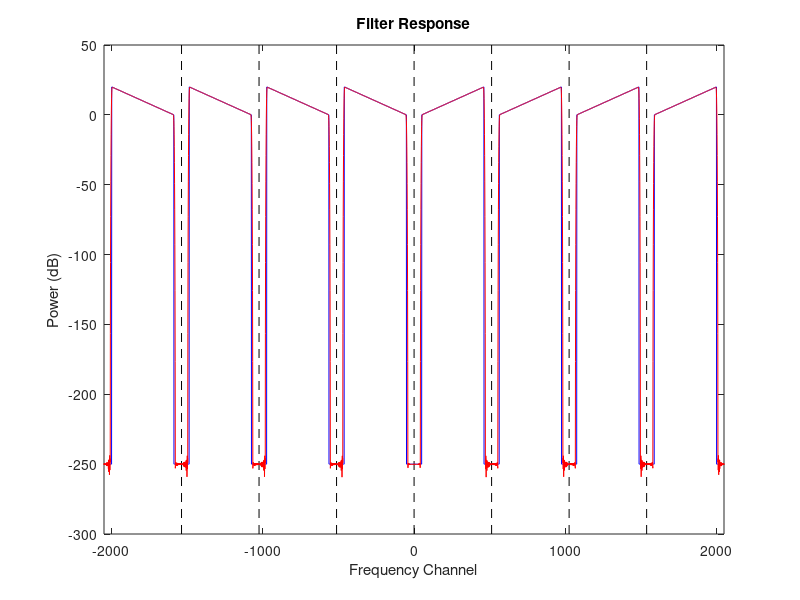
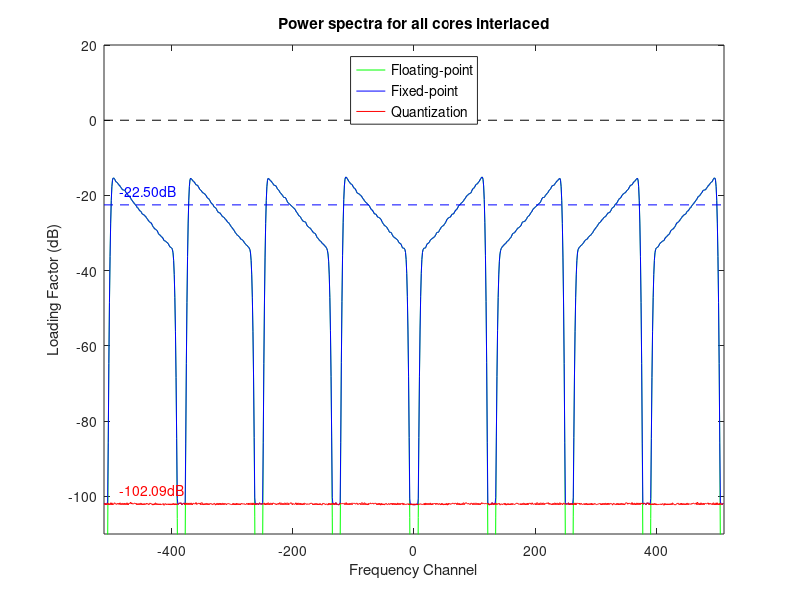
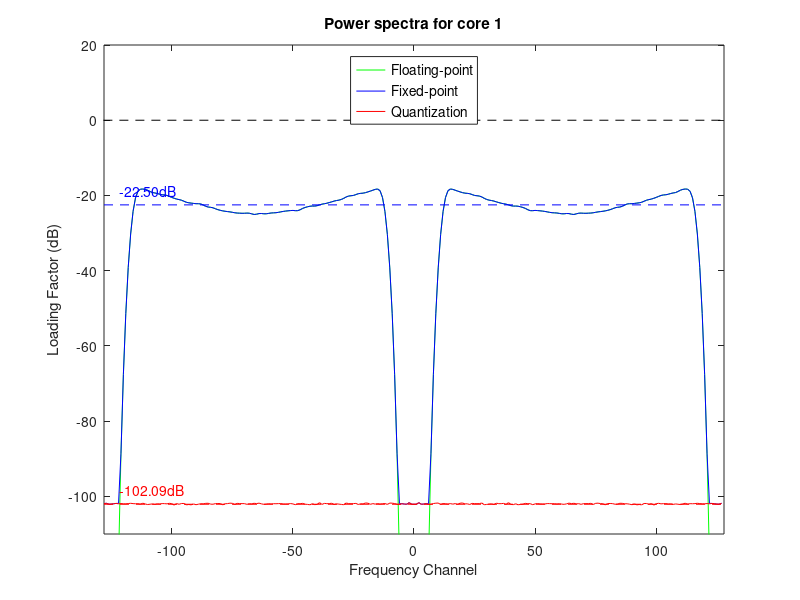
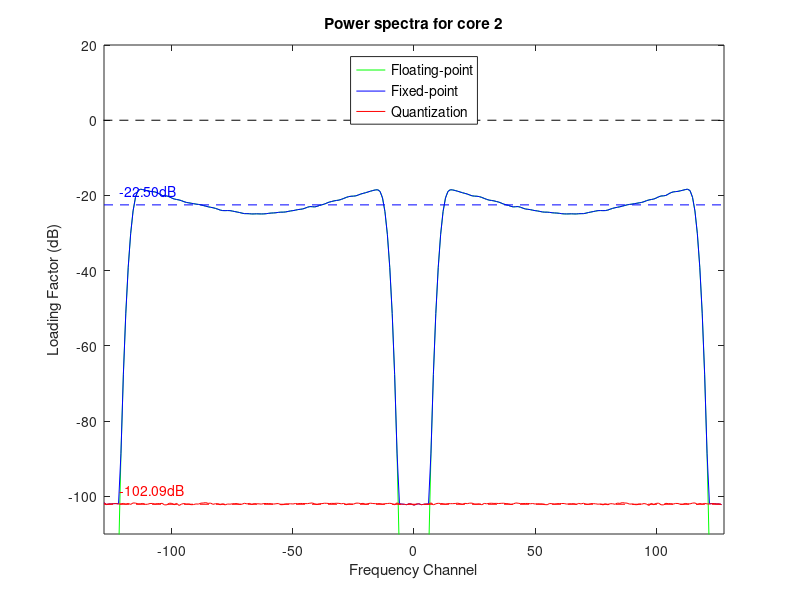

MATLAB code to generate these figures, in order:
% -----------------------------------------------------------------------------
% quad_core_adc_spectra.m
%
% 6/1/2024 D. W. Hawkins (dwh@caltech.edu)
%
% Quad core ADC spectra.
%
% This script analyzes ideal data for an ADC constructed by interlacing
% four ADC cores. Each core has matched gain, and the core clocks are
% skewed by exactly one quarter of the per core clock period.
%
% The raw ADC samples are creating by filtering real-valued Gaussian noise,
% at the interlaced sampling rate, and then decimate-by-4 to generate the
% per ADC samples.
%
% -----------------------------------------------------------------------------

% -----------------------------------------------------------------------------
% Example
% -----------------------------------------------------------------------------
%
% Example number per the github README.md description.
%
% Example   Description
% -------   -----------
%    1      Four cores measuring 4x the bandwidth of a single core
%    2      Four cores oversampling the first Nyquist zone
%    3      Four cores oversampling the second Nyquist zone
%    4      Four cores oversampling the third Nyquist zone
%    5      Four cores oversampling the forth Nyquist zone
%    6      Four cores oversampling the first and second Nyquist zone
%    7      Four cores oversampling the first and third Nyquist zone
%
example = 1;

% Generate figures for the README.md file
generate_figures = 0;

% -----------------------------------------------------------------------------
% Parameters
% -----------------------------------------------------------------------------
%
% Number of ADC cores
Nc = 4;

% Number of time samples per spectra (per core)
Nt = 1024;

% Number of estimates to incoherently average (for spectrum calculation)
Ne = 1000;

% Bit-width
Bx = 16;

% -----------------------------------------------------------------------------
% Power spectra
% -----------------------------------------------------------------------------
%
% Input noise loading factor (LF)
LF_dB = -15;

% Loading factor (normalized RMS)
LF = 10^(LF_dB/20);

% Uniform (white) or bandpass spectra?
use_bandpass = 1;

% -----------------------------------------------------------------------------
% FFT window function
% -----------------------------------------------------------------------------
%
% The frequency channel response of the FFT is sinc-like. This sinc-like
% response has such high sidelobes, that the stopband of the filtered input
% noise signal gets filled in, so you cannot see the quantization noise floor.
% This m-file windows the floating-point data and then quantizes it. This
% reduces the sidelobe response, but leaves the quantization noise floor where
% it is expected.
%

% Window function
w = kaiser(Nt+1,25);
w = w(1:Nt)';      % DFT cyclic symmetry

% Remove the conditional condition to see the unwindowed sinc
% response spectrum with the bandpass spectra
if (use_bandpass ~= 1)
	w = ones(1,Nt);
end

% Power spectrum normalization
w_cg    = mean(w);          % Coherent gain
w_ig    = sqrt(mean(w.^2)); % Incoherent gain
w_cg_dB = 20*log10(w_cg);
w_ig_dB = 20*log10(w_ig);

% -----------------------------------------------------------------------------
% Filter
% -----------------------------------------------------------------------------
%
% Create a filter passband within each ADC cores Nyquist zone.
%
% Number of coefficients in the filter
Nh = 4096;

% Filter coefficients response window
wh = kaiser(Nh,30).';

% Bandwidth per core ADC Nyquist zone
Bh = 2*round(0.8*Nh/(4*Nc));

% Slope over the band
%SdB = [0  0];
SdB = [0 20];

% -250dB out-of-band response
H_dB = -250*ones(1,Nh);

% Positive frequencies
% * Each core's Nyquist zone is Nh/(2*Nc) samples
% * Center of the first band is Nh/(4*Nc)
n_offset = Nh/(4*Nc);
n_step = Nh/(2*Nc);
n_span = [-Bh/2:Bh/2];
for n = 1:Nc,

	% Skip bands
	if (example == 2)
		if ((n==2) || (n==3) || (n==4))
			continue
		end
	elseif (example == 3)
		if ((n==1) || (n==3) || (n==4))
			continue
		end
	elseif (example == 4)
		if ((n==1) || (n==2) || (n==4))
			continue
		end
	elseif (example == 5)
		if ((n==1) || (n==2) || (n==3))
			continue
		end
	elseif (example == 6)
		if ((n==3) || (n==4))
			continue
		end
	elseif (example == 7)
		if ((n==2) || (n==4))
			continue
		end
	end

	H_dB(1+n_offset+(n-1)*n_step+n_span) = SdB(1) + [0:Bh]/Bh*(SdB(2)-SdB(1));
end

% Copy positive to negative frequencies
H_dB((Nh/2+2):Nh) = H_dB(Nh/2:-1:2);

% Regular frequency format
h_channel = [-Nh/2:Nh/2-1];
H_dB = fftshift(H_dB);

% Plot the filter ideal response
figure(1)
clf
for n = 1:2*Nc-1,
	plot(h_channel(n*n_step+1)*[1 1], [-300 50], 'k--')
	if (n == 1)
		hold on
	end
end
plot(h_channel,H_dB,'b')
xlabel('Frequency Channel')
ylabel('Power (dB)')
axis([-inf inf -inf inf])
title('Filter Response')

% Linear response
H = 10.^(H_dB/20);

% Windowed coefficients response
h = wh.*fftshift(ifft(fftshift(H)));

% Power spectra
H = fftshift(fft(fftshift(h)));
h_ig = sqrt(mean(abs(H).^2));
H_dB = 10*log10(abs(H).^2);

% Plot the filter actual response
figure(1)
plot(h_channel,H_dB,'r')

% -----------------------------------------------------------------------------
% Filtered Signal
% -----------------------------------------------------------------------------
%
fprintf('Create the input signal (filtered noise)\n');

% Random number generator
rng(1234,"twister");

% Total number of samples to filter
N = Nt*Ne + Nh;

% Real-valued noise
x = randn(1,N);

% Filter
% * comment out this filtering step to see the effect
%   of quantization on wideband noise
if (use_bandpass)
	x = filter(h,1,x);
end

% Discard the transient
x = x(Nh + [1:Nt*Ne]);

% Scale
x_std = std(x);
x     = LF*(2^(Bx-1)-1)*x/x_std;

% Apply the window function to FFT data blocks BEFORE quantization
%
% The window function has to be applied before the data is quantized,
% so that if data is passed to a fixed-point FFT, quantization does not
% occur *twice* (which raises the quantization noise floor by 6dB).
%
% The application of this window reduces the signal power by the incoherent
% gain of the window. You cannot compensate the input signal for the loss
% of this power, since increasing the amplitude causes clipping.
%
for n = 1:Ne,
	x( (n-1)*Nt + [1:Nt] ) = w.*x( (n-1)*Nt + [1:Nt] );
end

% Save a copy of the unquantized but windowed data
xf = x;

% Quantize/saturate
x = round(x);
m = find(x > 2^(Bx-1)-1);
if ~isempty(m)
	fprintf('WARNING: saturated %d samples to maximum\n', length(m));
	x(m) = 2^(Bx-1)-1;
end
m = find(x < -2^(Bx-1)+1);
if ~isempty(m)
	fprintf('WARNING: saturated %d samples to minimum\n', length(m));
	x(m) = -2^(Bx-1)+1;
end

% Quantization noise
%  x = xf + xq
xq = x - xf;

% =============================================================================
% Quad-Core ADC Spectra
% =============================================================================
%
% Calculate the spectra for all cores interlaced.
%
% -----------------------------------------------------------------------------
% Power Spectrum Calculation
% -----------------------------------------------------------------------------
%
fprintf('Calculate the power spectra\n');

Rxx = zeros(1,Nt);
Rff = zeros(1,Nt);
Rqq = zeros(1,Nt);

for n = 1:Ne,
	% MATLAB FFT
	x_est = x( (n-1)*Nt + [1:Nt] );
	X_est = fftshift(fft(x_est));
	Rxx = Rxx + abs(X_est).^2;

	% Full-precision (no quantization)
	f_est = xf( (n-1)*Nt + [1:Nt] );
	F_est = fftshift(fft(f_est));
	Rff = Rff + abs(F_est).^2;

	% Quantization noise
	q_est = xq( (n-1)*Nt + [1:Nt] );
	Q_est = fftshift(fft(q_est));
	Rqq = Rqq + abs(Q_est).^2;

	% Progress indication
	fprintf('.');
	if ( mod(n,50) == 0)
		fprintf(' %d\n', n);
	end
end
fprintf('\n')

% Normalize
%
% * Ne for the number of estimates
% * (2^(Bx-1))^2 to scale to fractional integer
% * Nt to normalize noise
%
Rxx = Rxx/(Ne*Nt*(2^(Bx-1))^2);
Rff = Rff/(Ne*Nt*(2^(Bx-1))^2);
Rqq = Rqq/(Ne*Nt*(2^(Bx-1))^2);

% dB with -200dB noise floor
Rxx_dB = 10*log10(Rxx + 10^(-20));
Rff_dB = 10*log10(Rff + 10^(-20));
Rqq_dB = 10*log10(Rqq + 10^(-20));

% -----------------------------------------------------------------
% Figures
% -----------------------------------------------------------------
%
n = [-Nt/2:Nt/2-1];

% Starting figure number
%  * change 'fignum' when comparing different simulation runs
fignum = 1;

% --------------------------
% Power Spectra
% --------------------------
%
figure(fignum+1)
clf
% 0dB axis
plot(Nt/2*[-1 1], [0 0], 'k--')
hold on

ph(1) = plot(n,Rff_dB,'g');
ph(2) = plot(n,Rxx_dB,'b');
ph(3) = plot(n,Rqq_dB,'r');

% Noise signal level
% (reduced by the window incoherent gain)
plot(Nt/2*[-1 1], [1 1]*(LF_dB+w_ig_dB), 'b--')

% Quantization noise floor
QN_dB = -6.02*Bx - 4.77;
if (use_bandpass == 1)
	% Adjust down by 1dB when the signal is not uniform bandpass
	QN_dB = QN_dB - 1;
end
plot(Nt/2*[-1 1], [1 1]*QN_dB, 'r--')

y_min = floor(QN_dB/10)*10;
axis([-Nt/2 Nt/2 y_min 20])

xlabel('Frequency Channel')
ylabel('Loading Factor (dB)')
title('Power spectra for all cores interlaced')

hl=legend(ph, ...
	'Floating-point','Fixed-point','Quantization', ...
	'Location','North','AutoUpdate','Off');
set(hl,'FontSize',10);

% Annotate the figure
%
% Input signal power
str = sprintf('%.2fdB',LF_dB+w_ig_dB);
text(0.95*(-Nt/2),LF_dB+w_ig_dB+2,str, ...
	'HorizontalAlignment','left', ...
	'VerticalAlignment','bottom', ...
	'FontSize',10, ...
	'Color','b')

% Quantization noise floor
str = sprintf('%.2fdB',QN_dB);
text(0.95*(-Nt/2),QN_dB+2,str, ...
	'HorizontalAlignment','left', ...
	'VerticalAlignment','bottom', ...
	'FontSize',10, ...
	'Color','r')

if (generate_figures)
	if (use_bandpass)
		pngname = sprintf('ex%d_bandpass_spectra.png', example);
	else
		pngname = sprintf('ex%d_uniform_spectra.png', example);
	end
	exportgraphics(gcf,pngname,'Resolution',300)
end

% =============================================================================
% Single-Core ADC Spectra
% =============================================================================
%
% -----------------------------------------------------------------------------
% Decimated samples
% -----------------------------------------------------------------------------
%
yf = zeros(Nc,Ne*Nt/Nc);
y  = zeros(Nc,Ne*Nt/Nc);
yq = zeros(Nc,Ne*Nt/Nc);
for n = 1:Nc,
	yf(n,:) = xf((n-1)+[1:Nc:Ne*Nt]);
	y(n,:)  =  x((n-1)+[1:Nc:Ne*Nt]);
	yq(n,:) = xq((n-1)+[1:Nc:Ne*Nt]);
end

% -----------------------------------------------------------------------------
% Power Spectrum Calculation
% -----------------------------------------------------------------------------
%
fprintf('Calculate the power spectra\n');

Dxx = zeros(4,Nt/Nc);
Dff = zeros(4,Nt/Nc);
Dqq = zeros(4,Nt/Nc);

for m = 1:Nc,
	for n = 1:Ne,
		% MATLAB FFT
		x_est = y(m, (n-1)*Nt/Nc + [1:Nt/Nc] );
		X_est = fftshift(fft(x_est));
		Dxx(m,:) = Dxx(m,:) + abs(X_est).^2;

		% Full-precision (no quantization)
		f_est = yf(m, (n-1)*Nt/Nc + [1:Nt/Nc] );
		F_est = fftshift(fft(f_est));
		Dff(m,:) = Dff(m,:) + abs(F_est).^2;

		% Quantization noise
		q_est = yq(m, (n-1)*Nt/Nc + [1:Nt/Nc] );
		Q_est = fftshift(fft(q_est));
		Dqq(m,:) = Dqq(m,:) + abs(Q_est).^2;

		% Progress indication
		fprintf('.');
		if ( mod(n,50) == 0)
			fprintf(' %d\n', n);
		end
	end
end
fprintf('\n')

% Normalize
%
% * Ne for the number of estimates
% * (2^(Bx-1))^2 to scale to fractional integer
% * Nt/Nc to normalize noise
%
Dxx = Dxx/(Ne*Nt/Nc*(2^(Bx-1))^2);
Dff = Dff/(Ne*Nt/Nc*(2^(Bx-1))^2);
Dqq = Dqq/(Ne*Nt/Nc*(2^(Bx-1))^2);

% dB with -200dB noise floor
Dxx_dB = 10*log10(Dxx + 10^(-20));
Dff_dB = 10*log10(Dff + 10^(-20));
Dqq_dB = 10*log10(Dqq + 10^(-20));

% -----------------------------------------------------------------
% Figures
% -----------------------------------------------------------------
%
n = [-Nt/(2*Nc):Nt/(2*Nc)-1];

% Starting figure number
%  * change 'fignum' when comparing different simulation runs
fignum = 2;

% --------------------------
% Power Spectra
% --------------------------
%
for m = 1:Nc,
	fignum = fignum+1;
	figure(fignum)
	clf
	% 0dB axis
	plot(Nt/2*[-1 1], [0 0], 'k--')
	hold on

	ph(1) = plot(n,Dff_dB(m,:),'g');
	ph(2) = plot(n,Dxx_dB(m,:),'b');
	ph(3) = plot(n,Dqq_dB(m,:),'r');

	% Noise signal level
	% (reduced by the window incoherent gain)
	plot(Nt/(2*Nc)*[-1 1], [1 1]*(LF_dB+w_ig_dB), 'b--')

	% Quantization noise floor
	QN_dB = -6.02*Bx - 4.77;
	if (use_bandpass == 1)
		% Adjust down by 1dB when the signal is not uniform bandpass
		QN_dB = QN_dB - 1;
	end
	plot(Nt/(2*Nc)*[-1 1], [1 1]*QN_dB, 'r--')

	y_min = floor(QN_dB/10)*10;
	axis([-Nt/(2*Nc) Nt/(2*Nc) y_min 20])

	xlabel('Frequency Channel')
	ylabel('Loading Factor (dB)')
	title(sprintf('Power spectra for core %d', m))

	hl=legend(ph, ...
		'Floating-point','Fixed-point','Quantization', ...
		'Location','North','AutoUpdate','Off');
	set(hl,'FontSize',10);

	% Annotate the figure
	%
	% Input signal power
	str = sprintf('%.2fdB',LF_dB+w_ig_dB);
	text(0.95*(-Nt/(2*Nc)),LF_dB+w_ig_dB+2,str, ...
		'HorizontalAlignment','left', ...
		'VerticalAlignment','bottom', ...
		'FontSize',10, ...
		'Color','b')

	% Quantization noise floor
	str = sprintf('%.2fdB',QN_dB);
	text(0.95*(-Nt/(2*Nc)),QN_dB+2,str, ...
		'HorizontalAlignment','left', ...
		'VerticalAlignment','bottom', ...
		'FontSize',10, ...
		'Color','r')

	% Just print core#1, since they all look the same
	if (m~=1)
		continue
	end
	if (generate_figures)
		if (use_bandpass)
			pngname = sprintf('ex%d_bandpass_spectra_core%d.png', example, m);
		else
			pngname = sprintf('ex%d_uniform_spectra_core%d.png', example, m);
		end
		exportgraphics(gcf,pngname,'Resolution',300)
	end
end

% =============================================================================
% IQ ADC Spectra
% =============================================================================
%
% Treat the data from the two of the ADCs as I and Q
%
% https://support.xilinx.com/s/question/0D54U00008UxFy9SAF/we-are-using-the-logicore-jesd204-core-to-interface-to-adcs-we-have-a-phase-delay-between-the-2-adcs-to-support-iq-sampling-can-the-core-manage-a-phase-offset-between-the-2-channels-of-this-much?language=en_US
%
% Using cores 1+2 or cores 1+3 does not work (as expected).
%
% Using cores 1+3 to interlace real-valued samples at twice the per core rate
% would work.
%
if (1)
	% Cores 90-degrees out-of-phase
	zf = yf(1,:) + 1j*yf(2,:);
	z  =  y(1,:) + 1j* y(2,:);
	zq = yq(1,:) + 1j*yq(2,:);
else
	% Cores 180-degrees out-of-phase
	zf = yf(1,:) + 1j*yf(3,:);
	z  =  y(1,:) + 1j* y(3,:);
	zq = yq(1,:) + 1j*yq(3,:);
end

% -----------------------------------------------------------------------------
% Power Spectrum Calculation
% -----------------------------------------------------------------------------
%
fprintf('Calculate the power spectra\n');

Zxx = zeros(4,Nt/Nc);
Zff = zeros(4,Nt/Nc);
Zqq = zeros(4,Nt/Nc);

for n = 1:Ne,
	% MATLAB FFT
	x_est = z((n-1)*Nt/Nc + [1:Nt/Nc] );
	X_est = fftshift(fft(x_est));
	Zxx = Zxx + abs(X_est).^2;

	% Full-precision (no quantization)
	f_est = zf((n-1)*Nt/Nc + [1:Nt/Nc] );
	F_est = fftshift(fft(f_est));
	Zff = Zff + abs(F_est).^2;

	% Quantization noise
	q_est = zq((n-1)*Nt/Nc + [1:Nt/Nc] );
	Q_est = fftshift(fft(q_est));
	Zqq = Zqq + abs(Q_est).^2;

	% Progress indication
	fprintf('.');
	if ( mod(n,50) == 0)
		fprintf(' %d\n', n);
	end
end
fprintf('\n')

% Normalize
%
% * Ne for the number of estimates
% * (2^(Bx-1))^2 to scale to fractional integer
% * Nt/Nc to normalize noise
%
Zxx = Zxx/(Ne*Nt/Nc*(2^(Bx-1))^2);
Zff = Zff/(Ne*Nt/Nc*(2^(Bx-1))^2);
Zqq = Zqq/(Ne*Nt/Nc*(2^(Bx-1))^2);

% dB with -200dB noise floor
Zxx_dB = 10*log10(Zxx + 10^(-20));
Zff_dB = 10*log10(Zff + 10^(-20));
Zqq_dB = 10*log10(Zqq + 10^(-20));

% -----------------------------------------------------------------
% Figures
% -----------------------------------------------------------------
%
n = [-Nt/(2*Nc):Nt/(2*Nc)-1];

% Starting figure number
%  * change 'fignum' when comparing different simulation runs
fignum = 6;

% --------------------------
% Power Spectra
% --------------------------
%
fignum = fignum+1;
figure(fignum)
clf
% 0dB axis
plot(Nt/2*[-1 1], [0 0], 'k--')
hold on

ph(1) = plot(n,Dff_dB(m,:),'g');
ph(2) = plot(n,Dxx_dB(m,:),'b');
ph(3) = plot(n,Dqq_dB(m,:),'r');

% Noise signal level
% (reduced by the window incoherent gain)
plot(Nt/(2*Nc)*[-1 1], [1 1]*(LF_dB+w_ig_dB), 'b--')

% Quantization noise floor
QN_dB = -6.02*Bx - 4.77;
if (use_bandpass == 1)
	% Adjust down by 1dB when the signal is not uniform bandpass
	QN_dB = QN_dB - 1;
end
plot(Nt/(2*Nc)*[-1 1], [1 1]*QN_dB, 'r--')

y_min = floor(QN_dB/10)*10;
axis([-Nt/(2*Nc) Nt/(2*Nc) y_min 20])

xlabel('Frequency Channel')
ylabel('Loading Factor (dB)')
title('Power spectra for two cores processed as I+Q')

hl=legend(ph, ...
	'Floating-point','Fixed-point','Quantization', ...
	'Location','North','AutoUpdate','Off');
set(hl,'FontSize',10);

% Annotate the figure
%
% Input signal power
str = sprintf('%.2fdB',LF_dB+w_ig_dB);
text(0.95*(-Nt/(2*Nc)),LF_dB+w_ig_dB+2,str, ...
	'HorizontalAlignment','left', ...
	'VerticalAlignment','bottom', ...
	'FontSize',10, ...
	'Color','b')

% Quantization noise floor
str = sprintf('%.2fdB',QN_dB);
text(0.95*(-Nt/(2*Nc)),QN_dB+2,str, ...
	'HorizontalAlignment','left', ...
	'VerticalAlignment','bottom', ...
	'FontSize',10, ...
	'Color','r')

if (generate_figures)
	if (use_bandpass)
		pngname = sprintf('ex%d_bandpass_spectra_iq.png', example);
	else
		pngname = sprintf('ex%d_uniform_spectra_iq.png', example);
	end
	exportgraphics(gcf,pngname,'Resolution',300)
end
